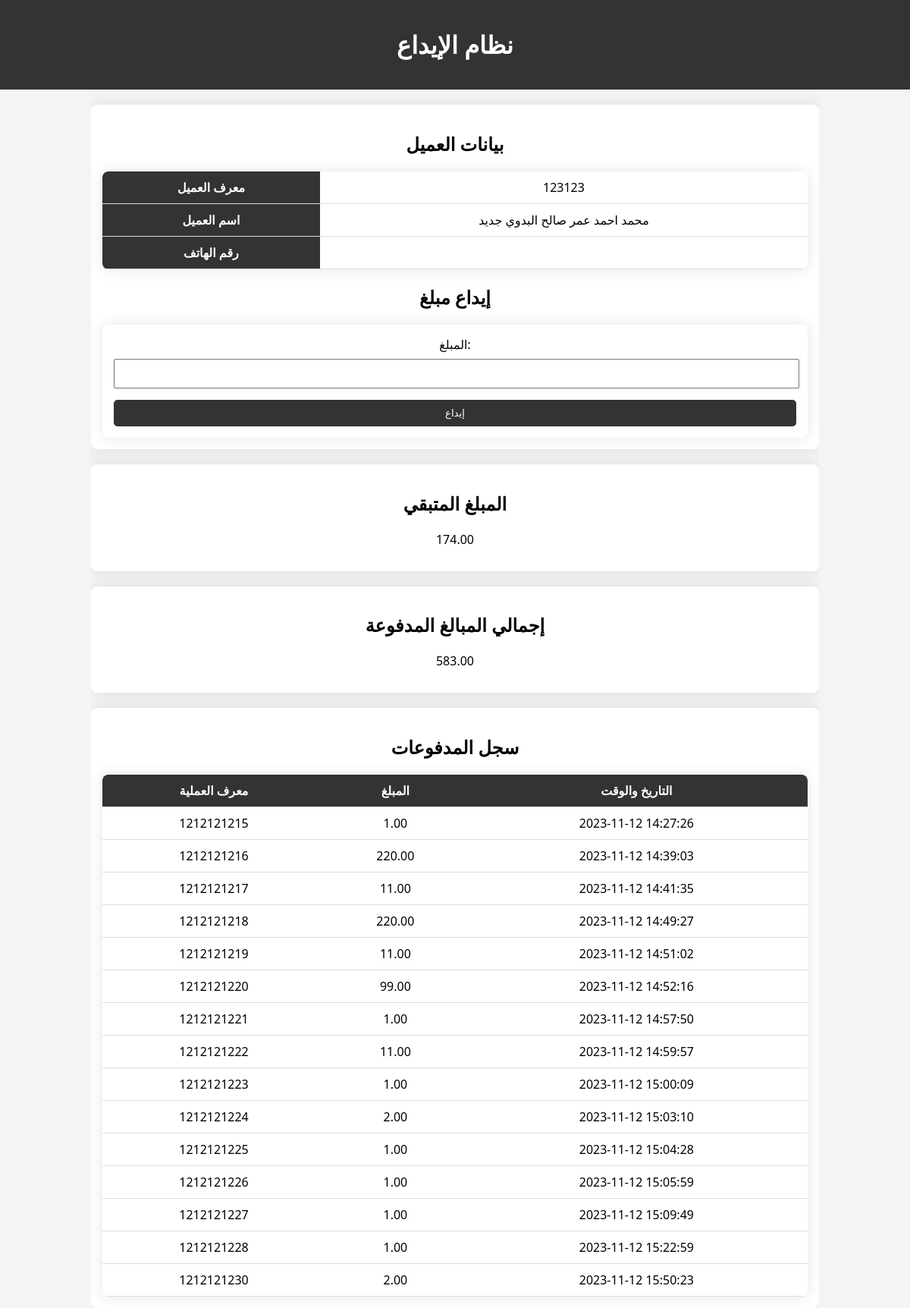
Page /deposit.php?clientID=123123 on the committed database.
### tables this page shows
CREATE TABLE `clientdata` (
  `ClientID` int NOT NULL,
  `ClientName` varchar(255) DEFAULT NULL,
  `NEWREADING` varchar(20) DEFAULT NULL,
  `PreviousReading` decimal(10,2) DEFAULT NULL,
  `CurrentReading` decimal(10,2) DEFAULT NULL,
  `PricePerKilo` decimal(10,2) DEFAULT NULL,
  `SubscriptionPrice` decimal(10,2) DEFAULT NULL,
  `TotalAmount` decimal(10,2) GENERATED ALWAYS AS ((case when (`CurrentReading` > `PreviousReading`) then (((`CurrentReading` - `PreviousReading`) * `PricePerKilo`) + `SubscriptionPrice`) else `SubscriptionPrice` end)) STORED
);

CREATE TABLE `remainingamount` (
  `ClientID` int NOT NULL,
  `TotalPayments` decimal(10,2) DEFAULT NULL,
  `RemainingAmount` decimal(10,2) DEFAULT NULL
);

CREATE TABLE `payments` (
  `PaymentID` int NOT NULL,
  `ClientID` int NOT NULL,
  `PaymentAmount` decimal(10,2) NOT NULL,
  `PaymentDateTime` timestamp NOT NULL DEFAULT CURRENT_TIMESTAMP
);

### deposit.php (the view, shortened to what this page needs)
<!DOCTYPE html>
<html lang="en">
<head>
</head>
<body>
    <header>
        <h1>نظام الإيداع</h1>
    </header>
    <div class="container">
        <?php
        $servername = "localhost";
        $username = "ALI";
        $password = "771415164Aa";
        $database = "a";
        try {
            $conn = new PDO("mysql:host=$servername;dbname=$database", $username, $password);
            $conn->setAttribute(PDO::ATTR_ERRMODE, PDO::ERRMODE_EXCEPTION);
        } catch (PDOException $e) {
            echo '<div class="error-message">فشل الاتصال: ' . $e->getMessage() . '</div>';
            die();
        }
        if (isset($_GET["clientID"])) {
            displayClientDetails($conn);
        } else {
            echo '<div class="error-message">لم يتم تحديد عميل.</div>';
        }
        if (isset($clientID)) {
            displayRemainingAmount($conn);
            displayTotalPayments($conn);
            displayPaymentsTable($conn);
        }
        ?>
    </div>
</body>
</html>
<?php
function getClientData($conn, $clientID)
{
    $sql = "SELECT * FROM clientdata WHERE ClientID = :clientID";
    $stmt = $conn->prepare($sql);
    $stmt->bindParam(":clientID", $clientID, PDO::PARAM_INT);
    $stmt->execute();
    return $stmt->fetch(PDO::FETCH_ASSOC);
}
function displayClientDetails($conn)
{
    $clientID = $_GET["clientID"];
    $client = getClientData($conn, $clientID);
    if ($client) {
        ?>
        <div class="info-container">
            <h2>بيانات العميل</h2>
            <table>
                <tr>
                    <th>معرف العميل</th>
                    <td><?php echo $client["ClientID"]; ?></td>
                </tr>
                <tr>
                    <th>اسم العميل</th>
                    <td><?php echo $client["ClientName"]; ?></td>
                </tr>
                <tr>
                    <th>رقم الهاتف</th>
                    <td><?php echo $client["PhoneNumber"]; ?></td>
                </tr>
            </table>
            <h2>إيداع مبلغ</h2>
            <form method="post" action="<?php echo htmlspecialchars($_SERVER["PHP_SELF"]); ?>">
                <label for="amount">المبلغ:</label>
                <input type="text" id="amount" name="amount" required>
                <br>
                <button type="submit">إيداع</button>
            </form>
        </div>
        <?php
    } else {
        echo '<div class="error-message">العميل غير موجود.</div>';
    }
}
function displayRemainingAmount($conn)
{
    global $clientID;
    $remainingAmountQuery = "SELECT RemainingAmount FROM remainingamount WHERE ClientID = :clientID";
    $remainingAmountStmt = $conn->prepare($remainingAmountQuery);
    $remainingAmountStmt->bindParam(":clientID", $clientID, PDO::PARAM_INT);
    $remainingAmountStmt->execute();
    $remainingAmount = $remainingAmountStmt->fetch(PDO::FETCH_ASSOC)["RemainingAmount"];
    ?>
    <div class="remaining-amount">
        <h2>المبلغ المتبقي</h2>
        <p><?php echo $remainingAmount; ?></p>
    </div>
    <?php
}
function displayTotalPayments($conn)
{
    global $clientID;
    $totalPaymentsQuery = "SELECT SUM(PaymentAmount) AS TotalPayments FROM payments WHERE ClientID = :clientID";
    $totalPaymentsStmt = $conn->prepare($totalPaymentsQuery);
    $totalPaymentsStmt->bindParam(":clientID", $clientID, PDO::PARAM_INT);
    $totalPaymentsStmt->execute();
    $totalPayments = $totalPaymentsStmt->fetch(PDO::FETCH_ASSOC)["TotalPayments"];
    ?>
    <div class="total-payments">
        <h2>إجمالي المبالغ المدفوعة</h2>
        <p><?php echo $totalPayments; ?></p>
    </div>
    <?php
}
function displayPaymentsTable($conn)
{
    global $clientID;
    ?>
    <div class="payments-table">
        <h2>سجل المدفوعات</h2>
        <table>
            <tr>
                <th>معرف العملية</th>
                <th>المبلغ</th>
                <th>التاريخ والوقت</th>
            </tr>
            <?php
            $paymentsQuery = "SELECT PaymentID, PaymentAmount, PaymentDateTime FROM payments WHERE ClientID = :clientID";
            $paymentsStmt = $conn->prepare($paymentsQuery);
            $paymentsStmt->bindParam(":clientID", $clientID, PDO::PARAM_INT);
            $paymentsStmt->execute();
            while ($payment = $paymentsStmt->fetch(PDO::FETCH_ASSOC)) {
                echo "<tr>";
                echo "<td>{$payment['PaymentID']}</td>";
                echo "<td>{$payment['PaymentAmount']}</td>";
                echo "<td>{$payment['PaymentDateTime']}</td>";
                echo "</tr>";
            }
            ?>
        </table>
    </div>
    <?php
}
?>

### deposit.php (style rules this page uses)
body { font-family: 'Segoe UI', Tahoma, Geneva, Verdana, sans-serif; background-color: #f4f4f4; margin: 0; padding: 0; text-align: center; }
header { background-color: #333; color: white; text-align: center; padding: 1em; }
.container { width: 80%; margin: auto; overflow: hidden; }
table { width: 100%; border-collapse: collapse; margin-top: 20px; box-shadow: 0 0 20px rgba(0, 0, 0, 0.1); background-color: white; border-radius: 8px; overflow: hidden; }
th, td { padding: 10px; text-align: center; border-bottom: 1px solid #ddd; }
th { background-color: #333; color: white; }
form, .info-container, .remaining-amount, .total-payments, .payments-table { margin-top: 20px; max-width: 100%; margin-left: auto; margin-right: auto; background-color: white; border-radius: 8px; box-shadow: 0 0 20px rgba(0, 0, 0, 0.1); padding: 15px; overflow-x: auto; }
label { display: block; margin-bottom: 8px; }
input { width: calc(100% - 20px); padding: 10px; margin-bottom: 15px; }
button { background-color: #333; color: white; padding: 10px; border: none; border-radius: 5px; cursor: pointer; width: 100%; }

### rows in the picture
clientdata: ClientID "123123", ClientName "محمد احمد عمر صالح البدوي جديد"
remainingamount: RemainingAmount "174.00"
payments: PaymentID "1212121215", PaymentAmount "1.00", PaymentDateTime "2023-11-12 14:27:26"
payments: PaymentID "1212121216", PaymentAmount "220.00", PaymentDateTime "2023-11-12 14:39:03"
payments: PaymentID "1212121217", PaymentAmount "11.00", PaymentDateTime "2023-11-12 14:41:35"
payments: PaymentID "1212121218", PaymentAmount "220.00", PaymentDateTime "2023-11-12 14:49:27"
payments: PaymentID "1212121219", PaymentAmount "11.00", PaymentDateTime "2023-11-12 14:51:02"
payments: PaymentID "1212121220", PaymentAmount "99.00", PaymentDateTime "2023-11-12 14:52:16"
payments: PaymentID "1212121221", PaymentAmount "1.00", PaymentDateTime "2023-11-12 14:57:50"
payments: PaymentID "1212121222", PaymentAmount "11.00", PaymentDateTime "2023-11-12 14:59:57"
payments: PaymentID "1212121223", PaymentAmount "1.00", PaymentDateTime "2023-11-12 15:00:09"
payments: PaymentID "1212121224", PaymentAmount "2.00", PaymentDateTime "2023-11-12 15:03:10"
payments: PaymentID "1212121225", PaymentAmount "1.00", PaymentDateTime "2023-11-12 15:04:28"
payments: PaymentID "1212121226", PaymentAmount "1.00", PaymentDateTime "2023-11-12 15:05:59"
payments: PaymentID "1212121227", PaymentAmount "1.00", PaymentDateTime "2023-11-12 15:09:49"
payments: PaymentID "1212121228", PaymentAmount "1.00", PaymentDateTime "2023-11-12 15:22:59"
payments: PaymentID "1212121230", PaymentAmount "2.00", PaymentDateTime "2023-11-12 15:50:23"

### other values in the picture
$totalPayments "583.00"
